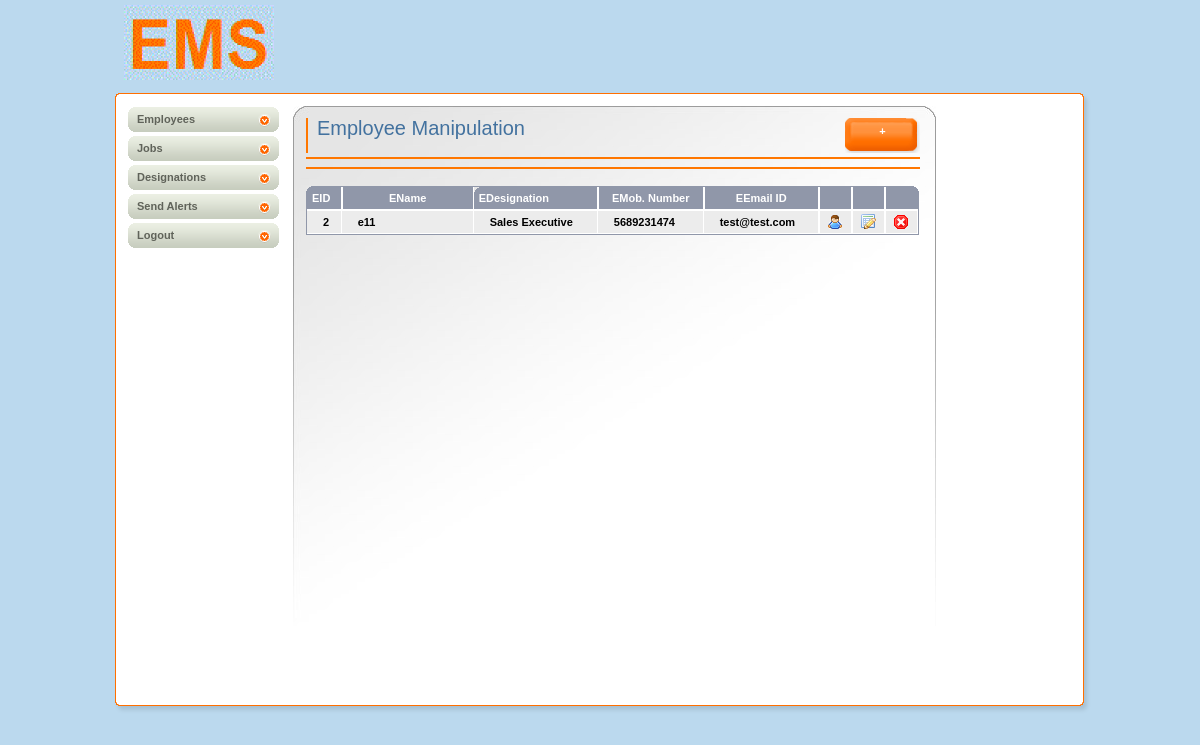
/manager_dashboard.php, run on an earlier commit of the app's database.
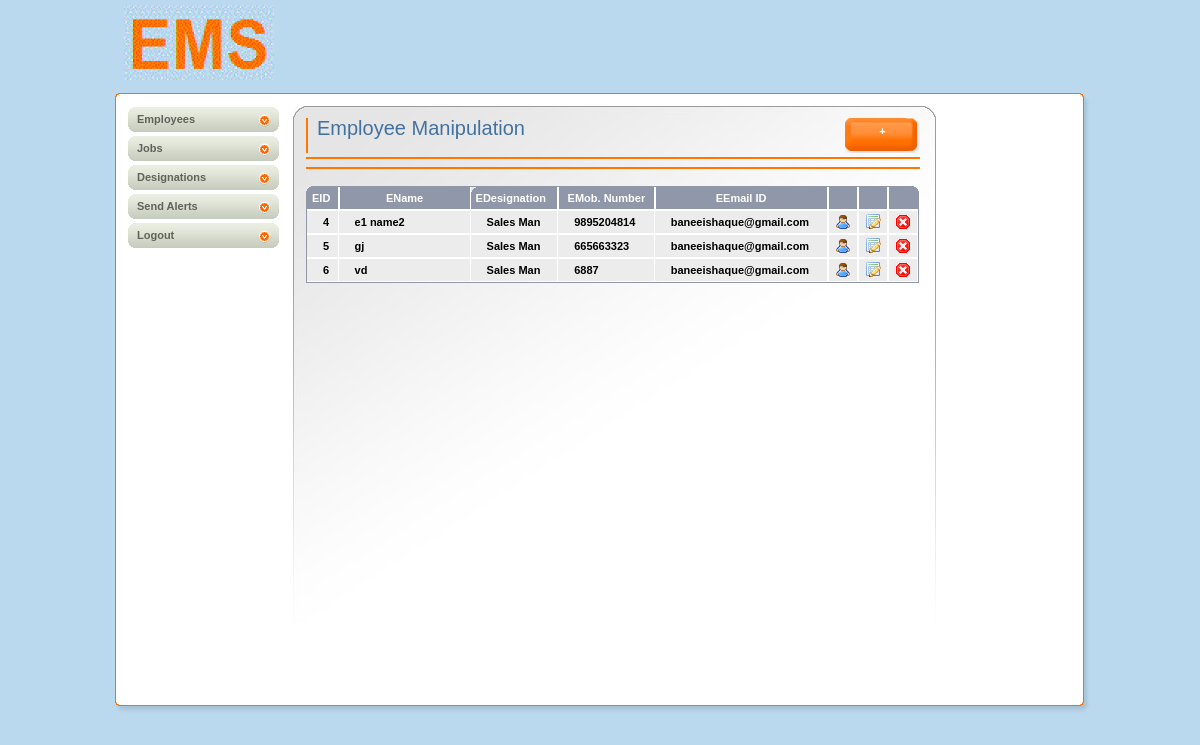
And on a later commit of the database.
### tables this page shows
CREATE TABLE `employee` (
  `id` int(11) NOT NULL,
  `username` varchar(50) NOT NULL,
  `passcode` varchar(50) NOT NULL,
  `name` varchar(50) NOT NULL,
  `address` varchar(150) NOT NULL,
  `dob` varchar(50) NOT NULL,
  `mobile` varchar(50) NOT NULL,
  `email` varchar(50) NOT NULL,
  `did` int(11) NOT NULL,
  `role` varchar(50) NOT NULL,
  `cjid` int(11) DEFAULT '0'
);

CREATE TABLE `designation` (
  `id` int(11) NOT NULL,
  `description` varchar(50) NOT NULL,
  `working-hours` double NOT NULL,
  `allowed-leaves` double NOT NULL,
  `salary` double NOT NULL
);

### manager_dashboard.php (the view, shortened to what this page needs)
<!DOCTYPE html PUBLIC "-//W3C//DTD XHTML 1.0 Transitional//EN" "http://www.w3.org/TR/xhtml1/DTD/xhtml1-transitional.dtd">
<html>
    <head>
    </head>
    <body>
        <div id="main">
            <div id="header">
                <a href="index.html" class="logo"><img src="img/logo.gif" width="150" height="75" alt=""/></a>
            </div>
            <div id="middle">
                <div id="left-column">
                    <a href="manager_dashboard.php" class="link">Employees</a>
                    <a href="jobs.php" class="link">Jobs</a>
                    <a href="designation.php" class="link">Designations</a>
                    <a href="send_alerts.php" class="link">Send Alerts</a>
                    <a href="index.php" class="link">Logout</a>
                </div>
                <div id="center-column">
                    <div class="top-bar">
                        <a href="employee_addition.php" class="button">+</a>
                        <h1>Employee Manipulation</h1>
                    </div><br/>
                    <div class="select-bar">
                    </div>
                    <div class="table">
                        <?php
                        include_once 'config.php';
                        $sql = "SELECT employee.id, `name`, `dob`, `mobile`, `email`,designation.description FROM `employee`,designation WHERE employee.did=designation.id AND `role`!='manager'";
                        $result = $con->query($sql);
                        $count = mysqli_num_rows($result);
                        if ($count != 0) {
                            echo '
<img src="img/bg-th-left.gif" width="8" height="7" alt="" class="left"/>
                        <img src="img/bg-th-right.gif" width="7" height="7" alt="" class="right"/>
                        <table class="listing" cellpadding="0" cellspacing="0">
<tr>
                                <th class="first">EID</th>
                                <th  width="120">EName</th>
                                <th class="first">EDesignation</th>
<th>EMob. Number</th>
<th>EEmail ID</th>
                                <th></th>
                                <th></th>
                                <th class="last"></th>
                            </tr>';
                            while ($row = mysqli_fetch_assoc($result)) {
                                echo ' <tr class="bg">
                                    <td class="first style2">' . $row['id'] . '</td>
                                <td class="first style2">' . $row['name'] . '</td>
                                 <td class="first style2">' . $row['description'] . '</td>
                                     <td class="first style2">' . $row['mobile'] . '</td>
                                      <td class="first style2">' . $row['email'] . '</td>
                                <td><a href="employee_view.php?id=' . $row['id'] . '"><img src="img/login-icon.gif" width="16" height="16" alt="login"/></a></td>
                                <td><a href="employee_edit.php?id=' . $row['id'] . '"><img src="img/edit-icon.gif" width="16" height="16" alt="edit"/></a></td>
                                <td><a href="employee_delete_action.php?id=' . $row['id'] . '"><img src="img/hr.gif" width="16" height="16" alt=""/></a></td>
                            </tr>';
                            }
                        }
                        ?>
                        </table>
                    </div>
                </div>
            </div>
            <div id="footer"></div>
        </div>
    </body>
</html>

### css/all.css (style rules this page uses)
body { margin: 0; padding: 0; background: #BBD9EE; color: #000; font-family: tahoma,arial,sans-serif; font-size: 11px; }
img { border: none; }
a { color: #060606;text-decoration:none }
#main { width: 992px; margin: 0 auto; }
#header { position: relative; width: 992px; height: 106px; background: url(../img/bg-header.gif) no-repeat left bottom; }
a.logo { position: absolute; top: 5px; left: 20px; }
#middle { float: left; width: 967px; background: url(../img/bg-middle.gif) repeat-y left; padding: 0 13px 0 12px; }
#left-column { float: left; padding: 1px 14px 0 12px; width: 151px; }
#center-column { float: left; width: 614px; background: url(../img/bg-center-column.jpg) no-repeat left top; min-height: 584px; padding: 12px 16px 0 13px; }
#footer { float: left; width: 100%; background: url(../img/bg-footer.gif) no-repeat; height: 15px; }
#left-column a { color: #3E3E3E; }
#left-column .link { display: block; width: 142px; height: 25px; background: url(../img/bg-left-link.gif); margin: 0 0 4px 0; font-weight: bold; padding: 0 0 0 9px; line-height: 25px; color: #60635A; }
.top-bar { float: left; width: 603px; border-left: 2px solid #f70; padding: 0 0 0 9px; margin: 0 0 4px 0; }
.top-bar h1 { font: 20px/21px verdana,sans-serif; color: #43729F; margin: 0 0 4px 0; }
.top-bar a.button { float: right; display: block; width: 75px; height: 35px; text-align: center; color: #fff; text-transform: uppercase; font-weight: bold; line-height: 27px; background: url(../img/bg-orange-button.gif) no-repeat; }
.select-bar { clear: both; border-top: 2px solid #f70; border-bottom: 2px solid #f70; padding: 5px 0 3px 0; margin: 0 0 17px 0; }
div.table { float: left; position: relative; width: 614px; margin: 0 0 37px 0; }
table.listing { border-bottom: 1px solid #9097A9; width: 613px; padding: 0; margin: 0; border: 1px solid #9097A9; }
table.listing th { border-top: 0!important; }
div.table img.left { position: absolute; top: 0; left: 0; }
div.table img.right { position: absolute; top: 0; right: 1px; }
table.listing td,table.listing th { border: 1px solid #fff; text-align: center; }
table.listing th { background: #9097A9; color: #fff; padding: 5px; }
table.listing td { background: #D8D8D8; color: #000; padding: 3px 5px; }
table.listing .bg td { background: #ECECEC; }
table.listing .first { border-left: 0px solid #9097A9; text-align: left; }
table.listing .last { border-right: 0px solid #9097A9; }
table.listing th.first { background: #9097A9 url(../img/bg-th-left.gif) no-repeat left top; border-left: 0; }
table.listing th.last { background: #9097A9 url(../img/bg-th-right.gif) no-repeat right top; border-right: 0; }
table.listing .style2 { font-weight: bold; padding-left: 16px; }

What changed in the data, as far as the page shows it:
removed employee: id "2", name "e11", designation.description "Sales Executive", mobile "5689231474", email "test@test.com"
added employee: id "4", name "e1 name2", designation.description "Sales Man", mobile "9895204814", email "baneeishaque@gmail.com"
added employee: id "5", name "gj", designation.description "Sales Man", mobile "665663323", email "baneeishaque@gmail.com"
added employee: id "6", name "vd", designation.description "Sales Man", mobile "6887", email "baneeishaque@gmail.com"
